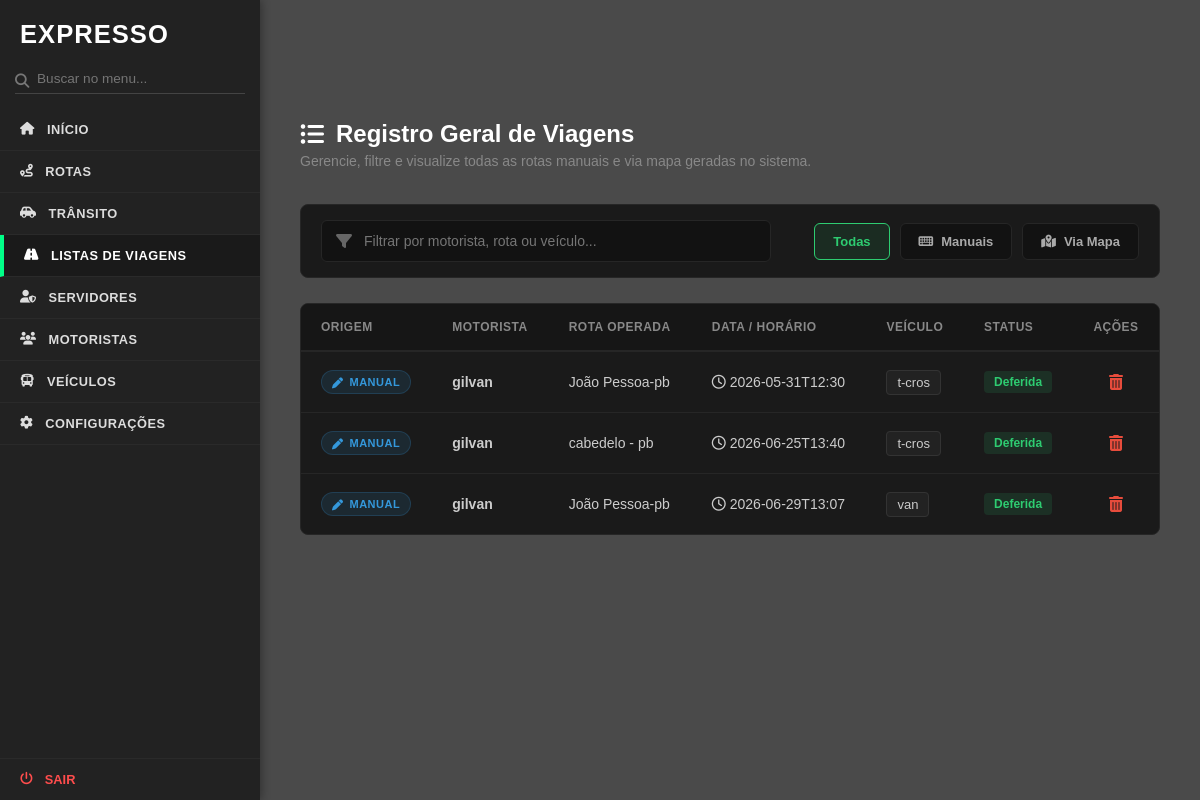
Before: /list_viagem (signed in) with the older database file.
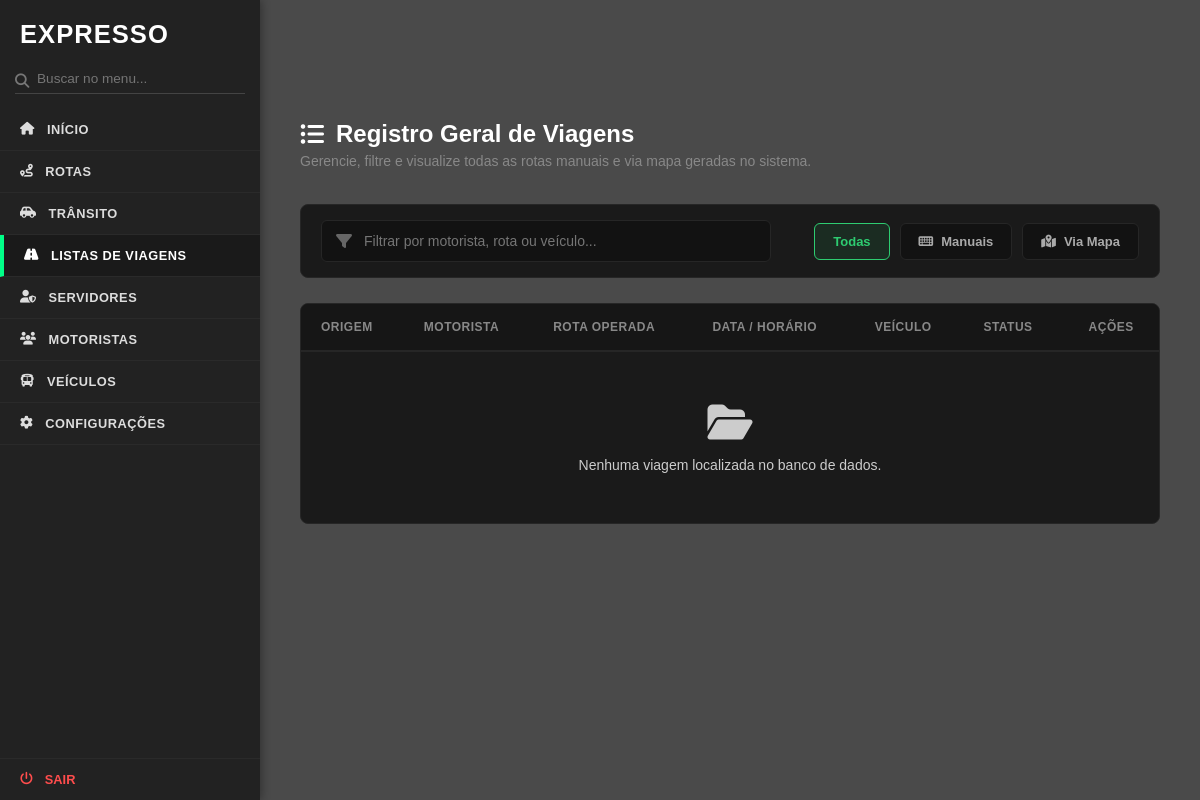
After: the same page with the newer database file.
### modelosDB/modelos.py (models this page shows, shortened)
class SolicitacaoViagem(db.Model):
    __tablename__ = 'solicitacoes_viagem'
    id = db.Column(db.Integer, primary_key=True)
    servidor_id = db.Column(db.Integer, db.ForeignKey('servidor.id')) # Relacionamento
    motorista_nome = db.Column(db.String(100), nullable=False)
    rota = db.Column(db.String(200), nullable=False)
    data_horario = db.Column(db.String(50), nullable=False)
    veiculo = db.Column(db.String(50), nullable=False)
    status = db.Column(db.String(50), default='Pendente')

### Blueprints/bp_admin.py (the view)
@admin_bp.route('/list_viagem', methods=['GET'])
def cad_viagem():
    if 'admin' not in session:
        return render_template('principal.html')
    viagens_banco = SolicitacaoViagem.query.all()
    viagens_processadas = []
    for viagem in viagens_banco:
        if hasattr(viagem, 'tipo_cadastro') and viagem.tipo_cadastro:
            tipo = viagem.tipo_cadastro
        else:
            possui_mapa = CoordenadaRota.query.filter_by(viagem_id=viagem.id).first()
            tipo = 'mapa' if possui_mapa else 'manual'
        viagens_processadas.append({
            "id": viagem.id,
            "tipo_cadastro": tipo,
            "motorista_nome": viagem.motorista_nome,
            "rota": viagem.rota,
            "data_horario": viagem.data_horario,
            "veiculo": viagem.veiculo,
            "status": viagem.status
        })
    return render_template('listar_viagens.html', viagens=viagens_processadas)

### templates/listar_viagens.html (shortened to what this page needs)
<!DOCTYPE html>
<html lang="pt-br">
<head>
    <link rel="stylesheet" href="{{ url_for('static', filename='css/admin.css') }}">
    <link rel="stylesheet" href="{{ url_for('static', filename='css/listar_viagens.css') }}">
    <link rel="stylesheet" href="https://cdnjs.cloudflare.com/ajax/libs/font-awesome/6.4.0/css/all.min.css">
</head>
<body>
    <div class="sidebar">
        <div class="sidebar-brand">
            <h1>EXPRESSO</h1>
        </div>
        <div class="search-box">
            <i class="fa-solid fa-magnifying-glass"></i>
            <input type="text" id="input-busca-menu" placeholder="Buscar no menu...">
        </div>
        <ul class="sidebar-menu">
            <li><a href="/pag_admin"><i class="fa-solid fa-house"></i> INÍCIO</a></li>
            <li><a href="/rotas"><i class="fa-solid fa-route"></i> ROTAS</a></li>
            <li><a href="/transito"><i class="fa-solid fa-car-side"></i> TRÂNSITO</a></li>
            <li><a href="/list_viagem" class="active"><i class="fa-solid fa-road"></i> LISTAS DE VIAGENS</a></li>
            <li><a href="/lista_servidores"><i class="fa-solid fa-user-shield"></i> SERVIDORES</a></li>
            <li><a href="/cad_motor"><i class="fa-solid fa-users"></i> MOTORISTAS</a></li>
            <li><a href="/cad_veiculos"><i class="fa-solid fa-bus"></i> VEÍCULOS</a></li>
            <li><a href="#"><i class="fa-solid fa-gear"></i> CONFIGURAÇÕES</a></li>
        </ul>
        <div class="sidebar-footer">
            <a href="/login_adm" class="logout-btn"><i class="fa-solid fa-power-off"></i> SAIR</a>
        </div>
    </div>
    <div class="main-content">
        <div class="titulo-listagem">
            <h1><i class="fa-solid fa-list-ul"></i> Registro Geral de Viagens</h1>
            <p>Gerencie, filtre e visualize todas as rotas manuais e via mapa geradas no sistema.</p>
        </div>
        <div class="container-filtros">
            <div class="pesquisa-tabela">
                <i class="fa-solid fa-filter"></i>
                <input type="text" id="busca-viagem" placeholder="Filtrar por motorista, rota ou veículo...">
            </div>
            <div class="botoes-filtro">
                <button class="btn-filtro ativo" data-filtro="todos">Todas</button>
                <button class="btn-filtro" data-filtro="manual"><i class="fa-solid fa-keyboard"></i> Manuais</button>
                <button class="btn-filtro" data-filtro="mapa"><i class="fa-solid fa-map-location-dot"></i> Via Mapa</button>
            </div>
        </div>
        <div class="tabela-container">
            <table class="tabela-expresso">
                <thead>
                    <tr>
                        <th>Origem</th>
                        <th>Motorista</th>
                        <th>Rota Operada</th>
                        <th>Data / Horário</th>
                        <th>Veículo</th>
                        <th>Status</th>
                        <th style="text-align: center;">Ações</th>
                    </tr>
                </thead>
                <tbody id="corpo-tabela-viagens">
                    {% if viagens %}
                        {% for v in viagens %}
                        <tr class="linha-viagem" data-tipo="{{ v.tipo_cadastro }}" id="viagem-{{ v.id }}">
                            <td>
                                {% if v.tipo_cadastro == 'mapa' %}
                                    <span class="badge-origem mapa"><i class="fa-solid fa-map"></i> Mapa</span>
                                {% else %}
                                    <span class="badge-origem manual"><i class="fa-solid fa-pen"></i> Manual</span>
                                {% endif %}
                            </td>
                            <td class="txt-principal">{{ v.motorista_nome }}</td>
                            <td>{{ v.rota }}</td>
                            <td><i class="fa-regular fa-clock"></i> {{ v.data_horario }}</td>
                            <td><span class="tag-veiculo">{{ v.veiculo }}</span></td>
                            <td>
                                <span class="status-tag status-{{ v.status | lower }}">
                                    {{ v.status }}
                                </span>
                            </td>
                            <td style="text-align: center;">
                                <button onclick="deletarViagem('{{ v.id }}')" class="btn-tabela-deletar" title="Excluir Registro">
                                    <i class="fa-solid fa-trash-can"></i>
                                </button>
                            </td>
                        </tr>
                        {% endfor %}
                    {% else %}
                        <tr id="sem-dados">
                            <td colspan="7" class="tabela-vazia">
                                <i class="fa-solid fa-folder-open"></i>
                                <p>Nenhuma viagem localizada no banco de dados.</p>
                            </td>
                        </tr>
                    {% endif %}
                </tbody>
            </table>
        </div>
    </div>
</body>
</html>

### static/css/admin.css (style rules this page uses)
* { margin: 0; padding: 0; box-sizing: border-box; font-family: Arial, sans-serif; }
body { display: flex; height: 100vh; background-color: #4a4a4a; overflow: hidden; }
.sidebar { width: 260px; height: 100%; background-color: #222222; display: flex; flex-direction: column; box-shadow: 2px 0 8px rgba(0,0,0,0.3); flex-shrink: 0; }
.sidebar-brand { padding: 20px; }
.sidebar-brand h1 { color: #ffffff; font-size: 1.6rem; font-weight: bold; text-transform: uppercase; letter-spacing: 1px; }
.search-box { position: relative; margin: 0 15px 15px 15px; border-bottom: 1px solid #444444; padding-bottom: 6px; }
.search-box i { position: absolute; left: 0; top: 5px; color: #777777; font-size: 0.9rem; }
.search-box input { width: 100%; background: none; border: none; padding-left: 22px; color: #ffffff; font-size: 0.85rem; outline: none; }
.sidebar-menu { list-style: none; overflow-y: auto; flex-grow: 1; }
.sidebar-menu a { display: flex; align-items: center; gap: 12px; color: #dddddd; text-decoration: none; padding: 13px 20px; font-size: 0.8rem; font-weight: bold; letter-spacing: 0.5px; border-bottom: 1px solid #2a2a2a; }
.sidebar-menu a.active { background-color: #1a1a1a; color: #ffffff; border-left: 4px solid #00ff88; }
.sidebar-footer { border-top: 1px solid #2a2a2a; }
.sidebar-footer a.logout-btn { display: flex; align-items: center; gap: 12px; color: #ff4d4d; text-decoration: none; padding: 13px 20px; font-size: 0.8rem; font-weight: bold; }
.main-content { flex-grow: 1; padding: 120px 40px 40px 40px; overflow-y: auto; }

### static/css/listar_viagens.css (style rules this page uses)
.titulo-listagem { margin-bottom: 35px; }
.titulo-listagem h1 { font-size: 24px; font-weight: 700; color: #ffffff; display: flex; align-items: center; gap: 12px; }
.titulo-listagem p { color: #888888; font-size: 14px; margin-top: 5px; }
.container-filtros { display: flex; justify-content: space-between; align-items: center; gap: 20px; margin-bottom: 25px; background-color: #1a1a1a; padding: 15px 20px; border-radius: 8px; border: 1px solid #262626; }
.pesquisa-tabela { position: relative; flex-grow: 1; max-width: 450px; }
.pesquisa-tabela i { position: absolute; left: 15px; top: 50%; transform: translateY(-50%); color: #666666; }
.pesquisa-tabela input { width: 100%; background-color: #121212; border: 1px solid #262626; border-radius: 6px; padding: 12px 12px 12px 42px; color: #ffffff; outline: none; font-size: 14px; transition: border-color 0.2s; }
.botoes-filtro { display: flex; gap: 10px; }
.btn-filtro { background-color: #121212; border: 1px solid #262626; color: #aaaaaa; padding: 10px 18px; border-radius: 6px; cursor: pointer; font-weight: 600; font-size: 13px; display: flex; align-items: center; gap: 8px; transition: all 0.2s ease; }
.btn-filtro.ativo { background-color: rgba(46, 204, 113, 0.1); border-color: #2ecc71; color: #2ecc71; }
.tabela-container { background-color: #1a1a1a; border-radius: 8px; border: 1px solid #262626; overflow: hidden; }
.tabela-expresso { width: 100%; border-collapse: collapse; text-align: left; font-size: 14px; }
.tabela-expresso th { background-color: #161616; color: #888888; padding: 16px 20px; font-size: 12px; text-transform: uppercase; letter-spacing: 0.5px; border-bottom: 2px solid #262626; }
.tabela-expresso td { padding: 16px 20px; border-bottom: 1px solid #262626; color: #cccccc; }
.tabela-expresso tr:last-child td { border-bottom: none; }
.tabela-vazia { text-align: center; padding: 50px !important; color: #666666; }
.tabela-vazia i { font-size: 40px; margin-bottom: 15px; display: block; }

Changed rows visible on the page:
removed SolicitacaoViagem: motorista_nome "gilvan", rota "João Pessoa-pb", data_horario "2026-05-31T12:30", veiculo "t-cros", status "Deferida"
removed SolicitacaoViagem: motorista_nome "gilvan", rota "cabedelo - pb", data_horario "2026-06-25T13:40", veiculo "t-cros", status "Deferida"
removed SolicitacaoViagem: motorista_nome "gilvan", rota "João Pessoa-pb", data_horario "2026-06-29T13:07", veiculo "van", status "Deferida"
Other visible differences:
text now shown: "Nenhuma viagem localizada no banco de dados."
